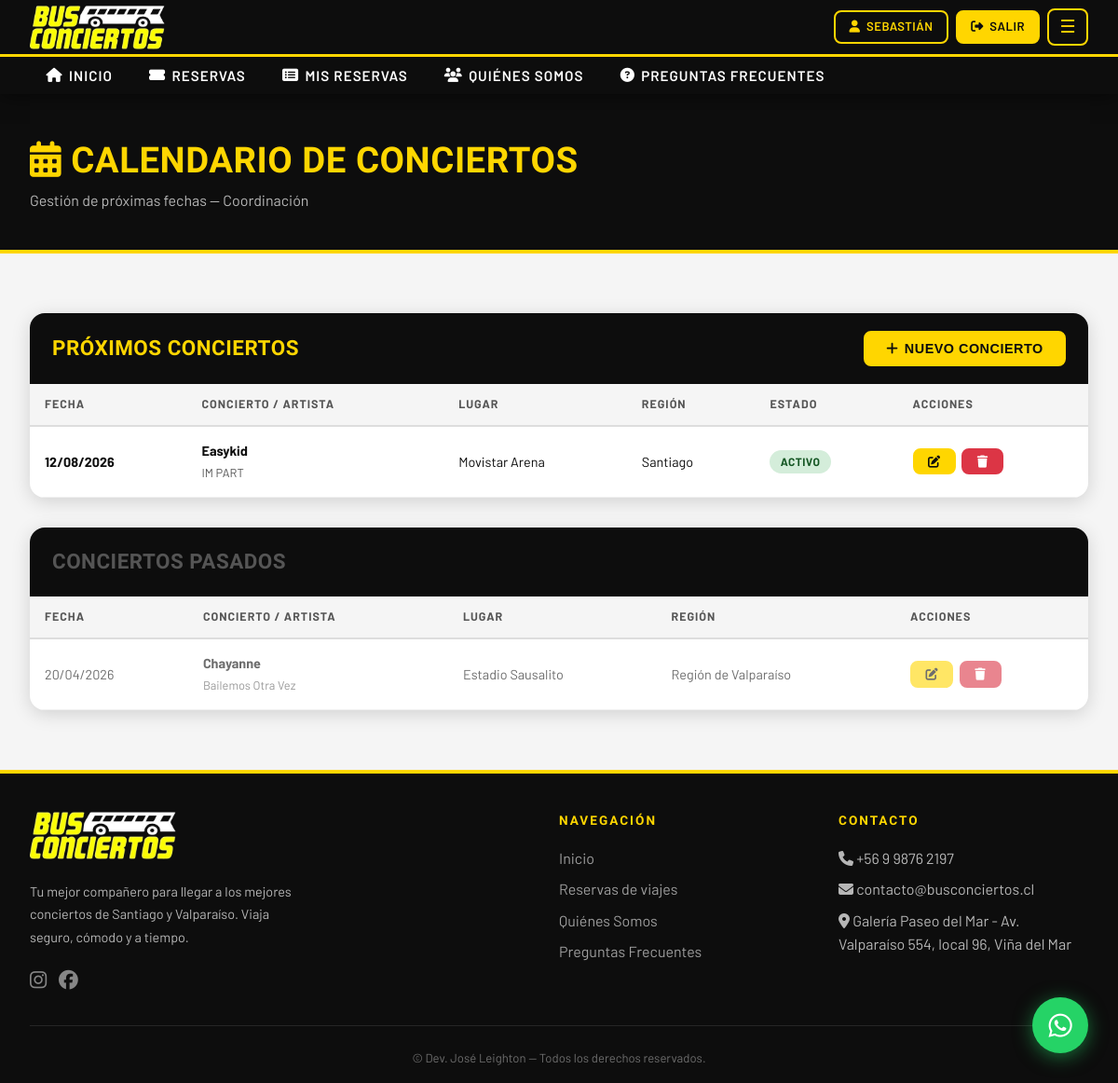
Page /calendario/ (signed in) on the earlier database version.
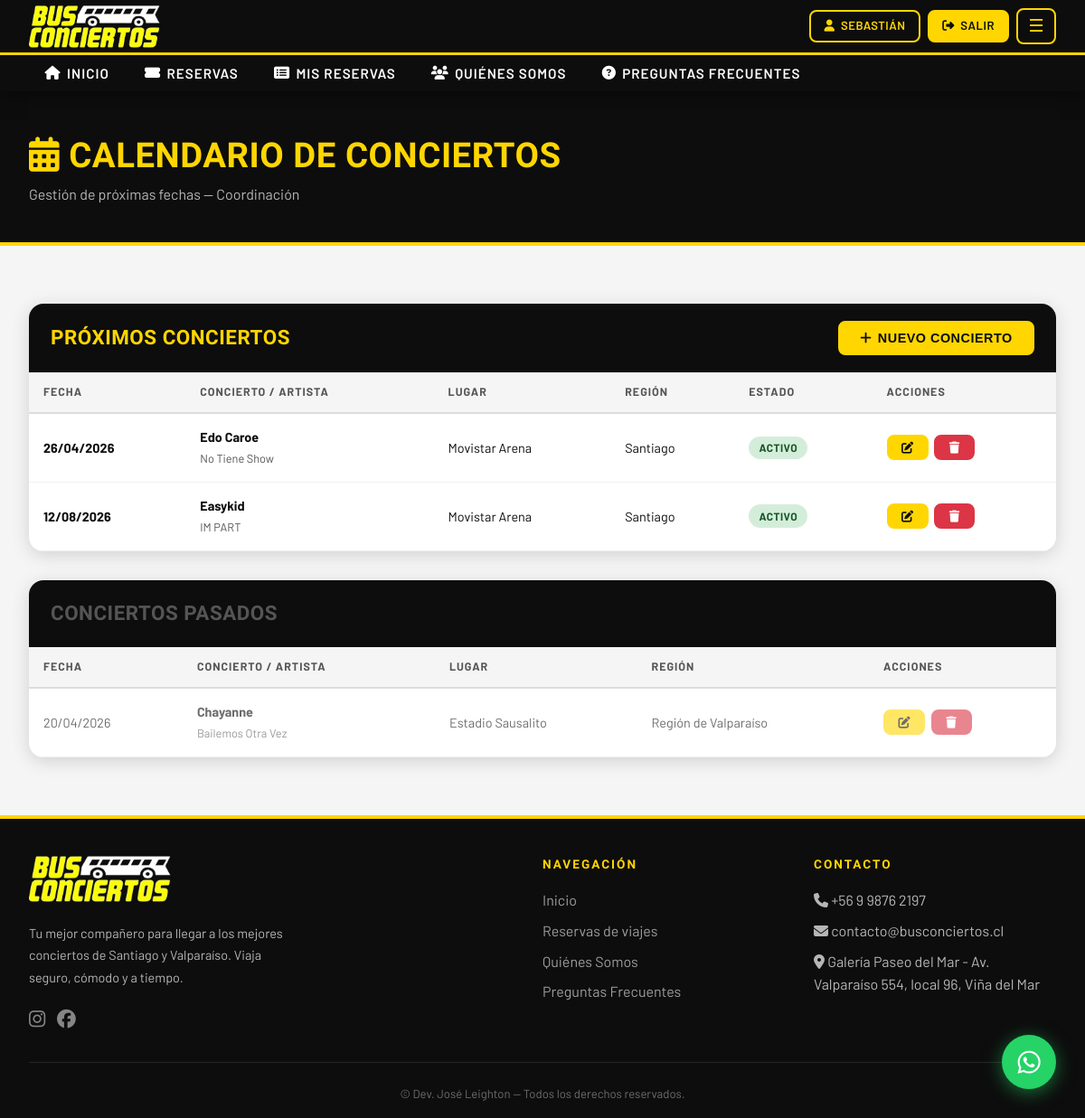
Same page on the later database version.
### core/models.py (models this page shows, shortened)
class Concierto(models.Model):
    REGION_CHOICES = [
        ('santiago', 'Santiago'),
        ('valparaiso', 'Región de Valparaíso'),
    ]
    nombre = models.CharField(max_length=200, verbose_name='Nombre del Concierto')
    artista = models.CharField(max_length=200, verbose_name='Artista / Banda')
    fecha = models.DateField(verbose_name='Fecha')
    lugar = models.CharField(max_length=300, verbose_name='Lugar / Recinto')
    region = models.CharField(max_length=20, choices=REGION_CHOICES, verbose_name='Región')
    descripcion = models.TextField(blank=True, verbose_name='Descripción')
    imagen_url = models.URLField(blank=True, verbose_name='URL Imagen')
    activo = models.BooleanField(default=True)
    class Meta:
        verbose_name = 'Concierto'
        verbose_name_plural = 'Conciertos'
        ordering = ['fecha']

### core/views.py (the view)
# urls.py: path('calendario/', views.calendario_conciertos, name='calendario_conciertos'),
@coordinador_required
def calendario_conciertos(request):
    hoy = timezone.now().date()
    proximos = Concierto.objects.filter(fecha__gte=hoy).order_by('fecha')
    pasados = Concierto.objects.filter(fecha__lt=hoy).order_by('-fecha')[:10]
    return render(request, 'core/calendario_conciertos.html', {
        'proximos': proximos,
        'pasados': pasados,
        'form': ConciertoForm(),
    })

### core/templates/core/calendario_conciertos.html (shortened to what the changed rows need)
{% extends 'base.html' %}
{% block content %}
<div class="page-header">
  <div class="container">
    <h1><i class="fa fa-calendar-alt"></i> Calendario de Conciertos</h1>
  </div>
</div>
<section class="seccion" style="max-width:none;">
  <div class="tabla-wrapper">
    <div class="tabla-header">
      <h2>PRÓXIMOS CONCIERTOS</h2>
    </div>
    {% if proximos %}
    <div style="overflow-x:auto;">
      <table>
        <thead>
          <tr>
            <th>Fecha</th>
            <th>Concierto / Artista</th>
            <th>Lugar</th>
            <th>Región</th>
            <th>Estado</th>
            <th>Acciones</th>
          </tr>
        </thead>
        <tbody>
          {% for c in proximos %}
          <tr>
            <td><strong>{{ c.fecha|date:"d/m/Y" }}</strong></td>
            <td>
              <strong>{{ c.artista }}</strong><br>
              <span style="font-size:0.8rem;color:var(--gris-medio);">{{ c.nombre }}</span>
            </td>
            <td>{{ c.lugar }}</td>
            <td>{{ c.get_region_display }}</td>
            <td>
              {% if c.activo %}
                <span class="badge-estado badge-disponible">Activo</span>
              {% else %}
                <span class="badge-estado badge-cancelado">Inactivo</span>
              {% endif %}
            </td>
            <td>
              <div class="tabla-acciones">
                <button type="button" class="btn btn-primary btn-sm" title="Editar"
                  data-url="{% url 'editar_concierto' c.pk %}"
                  data-artista="{{ c.artista|escapejs }}"
                  data-nombre="{{ c.nombre|escapejs }}"
                  data-fecha="{{ c.fecha|date:'Y-m-d' }}"
                  data-lugar="{{ c.lugar|escapejs }}"
                  data-region="{{ c.region }}"
                  data-activo="{{ c.activo|yesno:'1,0' }}"
                  onclick="abrirModalEditarConcierto(this.dataset)">
                  <i class="fa fa-edit"></i>
                </button>
                <button type="button" class="btn btn-danger btn-sm" title="Eliminar"
                  data-url="{% url 'eliminar_concierto' c.pk %}"
                  data-nombre="{{ c.artista|escapejs }} — {{ c.nombre|escapejs }}"
                  onclick="abrirModalEliminarConcierto(this.dataset.url, this.dataset.nombre)">
                  <i class="fa fa-trash"></i>
                </button>
              </div>
            </td>
          </tr>
          {% endfor %}
        </tbody>
      </table>
    </div>
    {% else %}
    <div style="text-align:center;padding:3rem;">
      <p style="color:var(--gris-medio);">No hay conciertos próximos registrados.</p>
      <button type="button" class="btn btn-primary" style="margin-top:1rem;" onclick="abrirModalNuevoConcierto()"><i class="fa fa-plus"></i> Agregar primer concierto</button>
    </div>
    {% endif %}
  </div>
  {% if pasados %}
  <div class="tabla-wrapper" style="margin-top:2rem;">
    <div class="tabla-header">
      <h2 style="color:var(--gris-medio);">CONCIERTOS PASADOS</h2>
    </div>
    <div style="overflow-x:auto;">
      <table>
        <thead>
          <tr>
            <th>Fecha</th>
            <th>Concierto / Artista</th>
            <th>Lugar</th>
            <th>Región</th>
            <th>Acciones</th>
          </tr>
        </thead>
        <tbody>
          {% for c in pasados %}
          <tr style="opacity:0.6;">
            <td>{{ c.fecha|date:"d/m/Y" }}</td>
            <td>
              <strong>{{ c.artista }}</strong><br>
              <span style="font-size:0.8rem;color:var(--gris-medio);">{{ c.nombre }}</span>
            </td>
            <td>{{ c.lugar }}</td>
            <td>{{ c.get_region_display }}</td>
            <td>
              <div class="tabla-acciones">
                <button type="button" class="btn btn-primary btn-sm" title="Editar"
                  data-url="{% url 'editar_concierto' c.pk %}"
                  data-artista="{{ c.artista|escapejs }}"
                  data-nombre="{{ c.nombre|escapejs }}"
                  data-fecha="{{ c.fecha|date:'Y-m-d' }}"
                  data-lugar="{{ c.lugar|escapejs }}"
                  data-region="{{ c.region }}"
                  data-activo="{{ c.activo|yesno:'1,0' }}"
                  onclick="abrirModalEditarConcierto(this.dataset)">
                  <i class="fa fa-edit"></i>
                </button>
                <button type="button" class="btn btn-danger btn-sm" title="Eliminar"
                  data-url="{% url 'eliminar_concierto' c.pk %}"
                  data-nombre="{{ c.artista|escapejs }} — {{ c.nombre|escapejs }}"
                  onclick="abrirModalEliminarConcierto(this.dataset.url, this.dataset.nombre)">
                  <i class="fa fa-trash"></i>
                </button>
              </div>
            </td>
          </tr>
          {% endfor %}
        </tbody>
      </table>
    </div>
  </div>
  {% endif %}
</section>
{% endblock %}

Differences in the rows shown:
added Concierto: fecha "26/04/2026", artista "Edo Caroe", nombre "No Tiene Show", lugar "Movistar Arena", region "Santiago", activo "ACTIVO", shown under "PRÓXIMOS CONCIERTOS"
